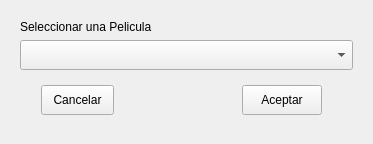
<?xml version="1.0" encoding="UTF-8"?>
<ui version="4.0">
 <class>Form</class>
 <widget class="QWidget" name="Form">
  <property name="geometry">
   <rect>
    <x>0</x>
    <y>0</y>
    <width>373</width>
    <height>144</height>
   </rect>
  </property>
  <property name="windowTitle">
   <string>Form</string>
  </property>
  <layout class="QHBoxLayout" name="horizontalLayout">
   <item>
    <widget class="QWidget" name="widget" native="true">
     <layout class="QVBoxLayout" name="verticalLayout_2">
      <item>
       <widget class="QLabel" name="label">
        <property name="text">
         <string>Seleccionar una Pelicula</string>
        </property>
       </widget>
      </item>
      <item>
       <widget class="QComboBox" name="comboBoxPelicula_eliminar">
        <property name="minimumSize">
         <size>
          <width>0</width>
          <height>30</height>
         </size>
        </property>
       </widget>
      </item>
      <item>
       <widget class="QWidget" name="widget_2" native="true">
        <layout class="QVBoxLayout" name="verticalLayout">
         <item>
          <layout class="QHBoxLayout" name="horizontalLayout_2">
           <item>
            <spacer name="horizontalSpacer_7">
             <property name="orientation">
              <enum>Qt::Horizontal</enum>
             </property>
             <property name="sizeHint" stdset="0">
              <size>
               <width>18</width>
               <height>20</height>
              </size>
             </property>
            </spacer>
           </item>
           <item>
            <widget class="QPushButton" name="btnCancelar_eliminar">
             <property name="minimumSize">
              <size>
               <width>20</width>
               <height>30</height>
              </size>
             </property>
             <property name="sizeIncrement">
              <size>
               <width>0</width>
               <height>35</height>
              </size>
             </property>
             <property name="text">
              <string>Cancelar</string>
             </property>
            </widget>
           </item>
           <item>
            <spacer name="horizontalSpacer_8">
             <property name="orientation">
              <enum>Qt::Horizontal</enum>
             </property>
             <property name="sizeHint" stdset="0">
              <size>
               <width>128</width>
               <height>20</height>
              </size>
             </property>
            </spacer>
           </item>
           <item>
            <widget class="QPushButton" name="btnAceptar_eliminar">
             <property name="minimumSize">
              <size>
               <width>0</width>
               <height>30</height>
              </size>
             </property>
             <property name="sizeIncrement">
              <size>
               <width>0</width>
               <height>20</height>
              </size>
             </property>
             <property name="text">
              <string>Aceptar</string>
             </property>
            </widget>
           </item>
           <item>
            <spacer name="horizontalSpacer_9">
             <property name="orientation">
              <enum>Qt::Horizontal</enum>
             </property>
             <property name="sizeHint" stdset="0">
              <size>
               <width>28</width>
               <height>20</height>
              </size>
             </property>
            </spacer>
           </item>
          </layout>
         </item>
        </layout>
       </widget>
      </item>
     </layout>
    </widget>
   </item>
  </layout>
 </widget>
 <resources/>
 <connections/>
</ui>
